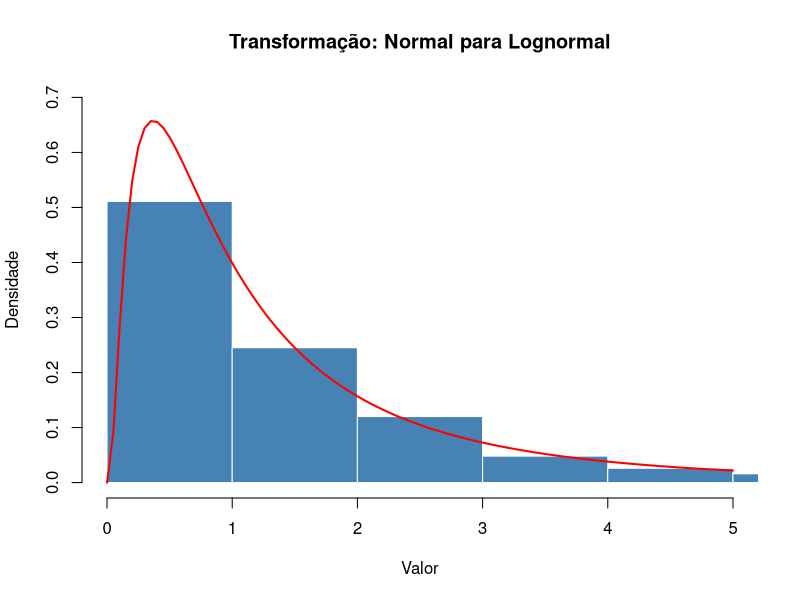
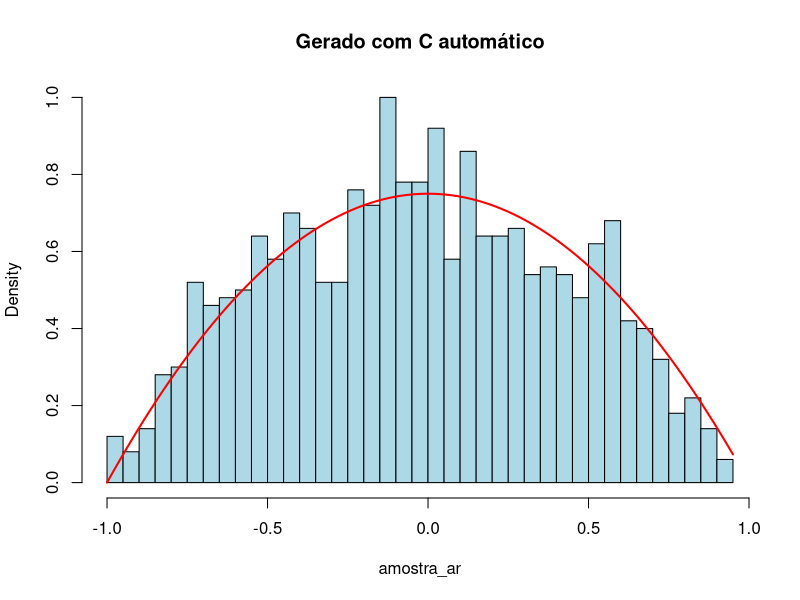
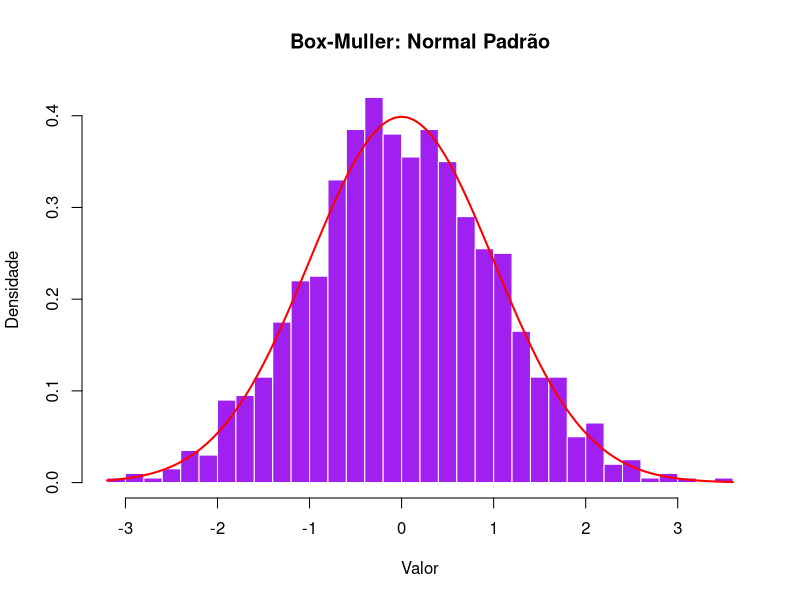

Write the R code that produced these figures, in order.
## ---- chunk 1
n <- 1000
# 1. Geramos a variável base (Normal)
x_norm <- rnorm(n, mean = 0, sd = 1) 
# 2. Aplicamos a transformação matemática (Y = e^X)
y_lognorm <- exp(x_norm)

hist(y_lognorm, breaks = 40, probability = TRUE, 
     col = "steelblue", border = "white",
     main = "Transformação: Normal para Lognormal", 
     xlab = "Valor", ylab = "Densidade", 
     xlim = c(0, 5),
     ylim=c(0,0.7)) # Limitando eixo X para melhor visualização

# Adicionando a curva teórica
curve(dlnorm(x, meanlog = 0, sdlog = 1), 
      col = "red", lwd = 2, add = TRUE)
## ---- chunk 2
# 1. Definimos as funções de densidade
f <- function(x) { (3/4) * (1 - x^2) }
g <- function(x) { 1/2 } # Densidade da Uniforme(-1, 1)

# 2. Definimos a função da razão que queremos maximizar
razao <- function(x) { f(x) / g(x) }

# 3. O R ENCONTRA O 'C' AUTOMATICAMENTE!
# Pedimos o máximo da função 'razao' no intervalo de -1 a 1
busca_maximo <- optimize(razao, interval = c(-1, 1), maximum = TRUE)

# O optimize retorna uma lista. O 'objective' é o valor de Y mais alto encontrado.
c_automatico <- busca_maximo$objective

cat("O valor de c calculado automaticamente foi:", c_automatico, "\n")
## ---- chunk 3

n <- 1000
amostra_ar <- numeric(n)
k <- 1

while(k <= n) {
  y <- runif(1, min = -1, max = 1)
  u <- runif(1)
  
  if (u <= f(y) / (c_automatico * g(y))) {
    amostra_ar[k] <- y
    k <- k + 1
  }
}

# (Opcional) Visualização rápida no R Base
hist(amostra_ar, breaks = 30, probability = TRUE, col = "lightblue", main="Gerado com C automático")
curve(f(x), add = TRUE, col = "red", lwd = 2)
## ---- chunk 4
n <- 1000
# Precisamos de pares, então calculamos a metade do tamanho da amostra
n_pares <- ceiling(n / 2)

# 1. Gera vetores com as duas uniformes independentes
u1 <- runif(n_pares)
u2 <- runif(n_pares)

# 2. Aplica as equações de Box-Muller
z1 <- sqrt(-2 * log(u1)) * cos(2 * pi * u2)
z2 <- sqrt(-2 * log(u1)) * sin(2 * pi * u2)

# 3. Concatena os dois vetores em um só e recorta o tamanho exato 'n'
amostra_bm <- c(z1, z2)[1:n]

# Validação Visual no R Base
hist(amostra_bm, breaks = 30, probability = TRUE, 
     col = "purple", border = "white",
     main = "Box-Muller: Normal Padrão", 
     xlab = "Valor", ylab = "Densidade")

# Adicionando a curva teórica
curve(dnorm(x), 
      col = "red", lwd = 2, add = TRUE)
